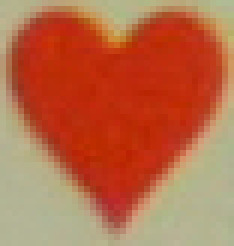
%> input picture src/Patterns/Symbole/Herz.jpg, 39 x 41 px (shown 6 times larger); its folder holds only this picture in this run
$ octave --eval "makePatterns;"   (GNU Octave 9; MATLAB toolbox functions it lacks are replaced by stand-ins)
%> lines starting %> are read from the running program, lines starting %| are printed output that depends on the picture; in (x1, y1, x2, y2) boxes, pixels count from 0 and x2, y2 are one past the last pixel; in counts of white or black regions, pixels touching at a corner belong together; the program's own positions count from 1
### src/threshOtsu.m
function threshold = threshOtsu(grayIm)
% Otsu's method is used to seperate backgound and foreground.
% We want to find a threshold, where the means of the foreground and
% background differ the most. Thus we want to maximize the variance between
% the classes and minimize the variance within the classes.
%
% Parameter: a grayscale image
% Returnvalue: the threshold
%
% inspired by:
% https://en.wikipedia.org/wiki/Otsu%27s_method
% http://www.labbookpages.co.uk/software/imgProc/otsuThreshold.html
% [Bur13] Principles of Digital Image Processing, Advanced Methods
%
% Author: Thomas Anderl


%getPixels
[rows, columns, ~] = size(grayIm);
numPixels = rows*columns;

%getHistogram
[histoValues] = imhist(grayIm);

sumB = 0; %represents the current sum of the brightness in the background
pixB = 0; %represents the sum of the pixels in the current background
maxVariance = 0.0; %variance between the background and foreground
%maximum between the classes has the same result as minimum within classes

sumBrightness = sum((0:255).*histoValues.'); % sum of the brightness
for brightnessItt=1:256
    pixB = pixB + histoValues(brightnessItt); %num of pixels in background
    if (pixB == 0)
        continue;
    end
    pixF = numPixels - pixB; %num of pixels in foreground
    if (pixF == 0)
        break;
    end
    sumB = sumB +  (brightnessItt-1) * histoValues(brightnessItt);
    meanB = sumB / pixB; %mean brightness of the background
    meanF = (sumBrightness - sumB) / pixF; %mean brightness of the foreground

    diffMeanBrightness = meanB-meanF;
    variance = pixB * pixF * (diffMeanBrightness*diffMeanBrightness); %variance
    if ( variance > maxVariance )
        threshold = brightnessItt / 256; %saves the grayValue for the threshold
        maxVariance = variance; %saves the current variance as the new maximum
    end
end
end

### src/makePatterns.m
%author: Julian Lemmel
%
% Script to create a Structure with two fields containing
% binary Patterns for all the files that are located in the "Patterns"
% Folder along with their names.
%
% There must only be files that can be opened by imread located in the
% "Patterns" Folder!
%

function makePatterns()
% MAKEPATTERNS loads the files inside the directory and calls the make function,
% which prepares the icons for the matching
filelist=dir('Patterns/Symbole');
filelist=filelist(~[filelist.isdir]);
filelist = filelist(arrayfun(@(x) x.name(1), filelist) ~= '.');
filelist = arrayfun(@(x) strcat('Patterns/Symbole/',x.name),filelist,'UniformOutput',0);

symbols=make(filelist);

filelist=dir('Patterns/Bilder');
filelist=filelist(~[filelist.isdir]);
filelist = filelist(arrayfun(@(x) x.name(1), filelist) ~= '.');
filelist = arrayfun(@(x) strcat('Patterns/Bilder/',x.name),filelist,'UniformOutput',0);

letters=make(filelist);

save('patterns.mat','symbols','letters')

end

function patterns=make(filelist)
patterns=struct();

n = length(filelist);
% for every file inside the directory return the patterns
for i=1:n
    path=filelist(i);
    path=path{1};

    symbolIm=imread(path); % a single symbol
%> symbolIm is the input picture: size 41x39x3 uint8; mean R, G, B 185.3, 106.5, 71.7
    if ~isfloat(symbolIm)
		symbolIm = im2double(symbolIm); % cast to double
%> symbolIm: size 41x39x3 double
    end
	% preprocessing - applying grayscale with otsu
    gray=rgb2gray(symbolIm);
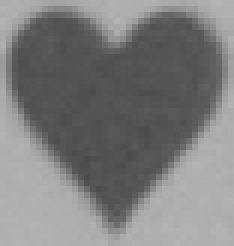
%> gray: size 41x39 double (shown 6 times larger); min 0.294, max 0.707, mean 0.494
    thresh=threshOtsu(gray);
%> in threshOtsu, `[histoValues] = imhist(grayIm);`: histoValues = 256 values, max 126 at index 177, min 0 at index 1, mean 6.25
%> in threshOtsu, `sumBrightness = sum((0:255).*histoValues.');`: sumBrightness = 201616
%> after the loop in threshOtsu, `for brightnessItt=1:256`: maxVariance = 4.12e+09; pixB = 1599; sumB = 200896; threshold = 0.504
%> thresh = 0.504
    binaryIm = false(size(gray));
    binaryIm(gray > thresh) = 1;
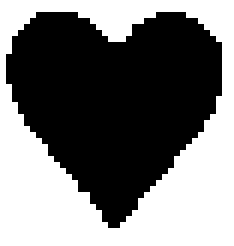
%> binaryIm: size 41x39 logical (shown 6 times larger); 46.8% white; 1 white region, box (x1, y1, x2, y2) and area: (0, 0, 39, 41) 748

	%scale the image, to use it for fixed size comparison
    binaryIm=imresize(binaryIm,[40 40]);
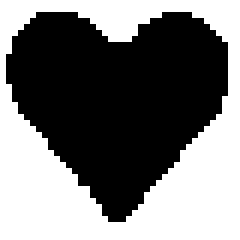
%> binaryIm: size 40x40 logical (shown 6 times larger); 46.8% white; 1 white region, box (x1, y1, x2, y2) and area: (0, 0, 40, 40) 749

	%save the image with the name as a key-value pair
    [~,fname,~]=fileparts(path);
    patterns(i).name=fname;
    patterns(i).value=~binaryIm;
end

end

$ run again, on src/Patterns/Symbole/Karo.jpg
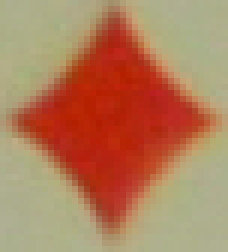
%> input picture src/Patterns/Symbole/Karo.jpg, 38 x 42 px (shown 6 times larger)
%> in make, symbolIm is the input picture: size 42x38x3 uint8; mean R, G, B 177.8, 126, 91.6
%> symbolIm: size 42x38x3 double
%> in make, `gray=rgb2gray(symbolIm);`:
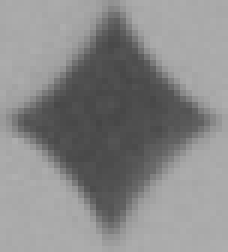
%> gray: size 42x38 double (shown 6 times larger); min 0.274, max 0.688, mean 0.54
%> histoValues = 256 values, max 184 at index 171, min 0 at index 1, mean 6.23
%> sumBrightness = 219595
%> after the loop in threshOtsu, `for brightnessItt=1:256`: maxVariance = 3.59e+09; pixB = 1596; sumB = 219420; threshold = 0.496
%> in make, `binaryIm=imresize(binaryIm,[40 40]);`:
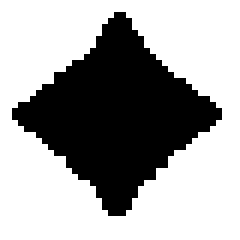
%> binaryIm: size 40x40 logical (shown 6 times larger); 64.4% white; 1 black region, box (x1, y1, x2, y2) and area: (2, 2, 37, 36) 570

$ run again, on src/Patterns/Symbole/Pik.jpg
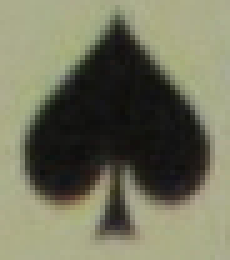
%> input picture src/Patterns/Symbole/Pik.jpg, 46 x 52 px (shown 5 times larger)
%> in make, symbolIm is the input picture: size 52x46x3 uint8; mean R, G, B 114.4, 114.8, 92.6
%> symbolIm: size 52x46x3 double
%> in make, `gray=rgb2gray(symbolIm);`:
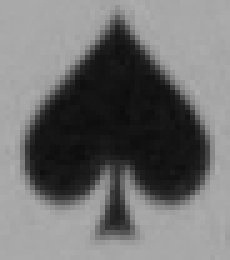
%> gray: size 52x46 double (shown 5 times larger); min 0.0504, max 0.684, mean 0.44
%> histoValues = 256 values, max 286 at index 169, min 0 at index 1, mean 9.34
%> sumBrightness = 268381
%> the loop in threshOtsu, `for brightnessItt=1:256` made 175 passes
%> (pixB, pixF, sumB, meanB, meanF, diffMeanBrightness, variance, maxVariance) on passes 14 to 17: (1, 2391, 13, 13, 112.2, -99.24, 23548377.8, 23548377.8), (4, 2388, 55, 13.75, 112.4, -98.61, 92891140.8, 92891140.8), (16, 2376, 235, 14.69, 112.9, -98.17, 366362712.1, 366362712.1), (41, 2351, 635, 15.49, 113.9, -98.4, 933277516.2, 933277516.2)
%> after the loop in threshOtsu, `for brightnessItt=1:256`: maxVariance = 2.29e+10; pixB = 2392; sumB = 267859; threshold = 0.379
%> in make, `binaryIm=imresize(binaryIm,[40 40]);`:
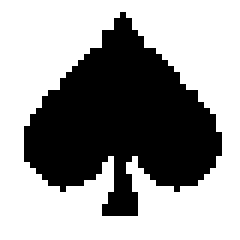
%> binaryIm: size 40x40 logical (shown 6 times larger); 61.2% white; 1 black region, box (x1, y1, x2, y2) and area: (4, 2, 37, 36) 621
